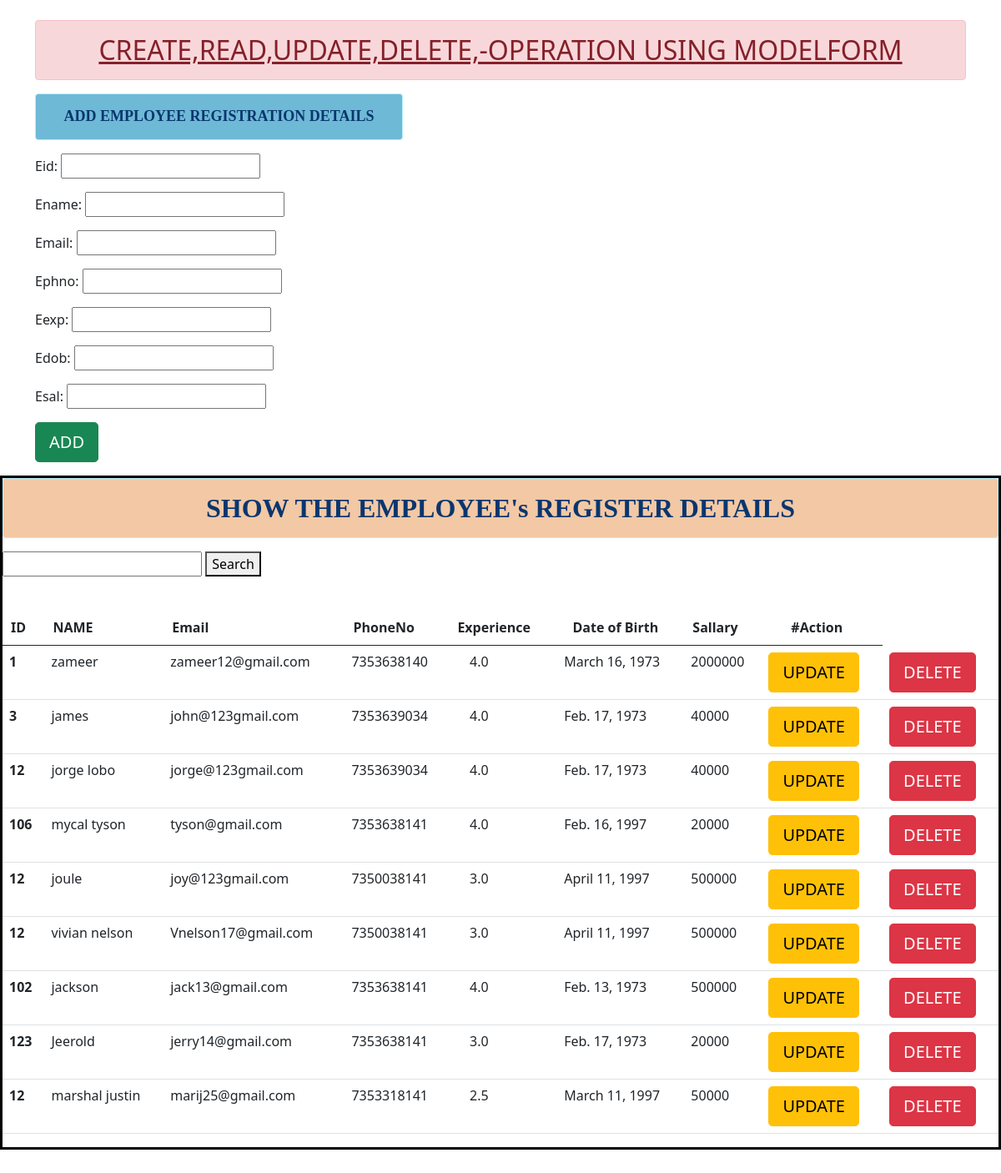
The app's page /insert/ with its own data.
### EmpApp/models.py (models this page shows, shortened)
class Employee(models.Model):
     eid=models.IntegerField()
     ename=models.CharField(max_length=30)
     email=models.EmailField(max_length=50)
     ephno=models.CharField(max_length=15)
     eexp=models.FloatField()
     edob=models.DateField()
     esal=models.IntegerField()

### EmpApp/views.py (the view)
# urls.py: url(r'^insert/', views.view1),
def view1(request):
  f=EmployeeForm()
  if request.method=="POST":
     f=EmployeeForm(request.POST)
     if f.is_valid():
       f.save(commit=True)
       return redirect("/insert")
  else:
     e=Employee.objects.all()
     return render(request,'EmpApp/Output.html',{'form':f,'emp':e})

### EmpApp/forms.py
class EmployeeForm(forms.ModelForm):
    class Meta:
        model=Employee
        fields="__all__"

### templates/EmpApp/Output.html (shortened to what this page needs)
<htmL>
{%extends 'EmpApp/base.html' %}
{% block content %}<br>
<div class="row">
<div class="col-sm-5" >
 <h4 class="text-center  alert alert-info" style="background-color: rgb(110, 185, 214);"><font size="4" color="#09366E" face="Copperplate Gothic Light"><b>ADD EMPLOYEE REGISTRATION DETAILS</b></font></h4></div>
  <form  method="POST">
        {{form.as_p}}
  <input type="submit" class="btn btn-lg btn-success" value="ADD">
  </form>
 </div>
</div>
</div>
<div class="col-sm-12 offset" style="border:black solid;size:2px;">
  <h4 class="text-center alert alert-info" style="background-color: rgb(243, 200, 165);"><center><font size="6" color="#09366E" face="Copperplate Gothic Light"><b>SHOW THE EMPLOYEE's REGISTER DETAILS</b></font></center></h4>
  <form method="POST" action="/search/">
  <input name="name">
  <button type="submit">Search</button>
  </form>
    {% if emp %}
    <table class="table table-hover "><br>
     <thead>
         <tr>
            <th scope="col" style="padding:10px;">ID</th>
            <th scope="col" style="padding:10px;">NAME</th>
            <th scope="col" style="padding:10px;">Email</th>
            <th scope="col" style="padding:10px;">PhoneNo</th>
            <th scope="col" style="padding:10px;">Experience&nbsp;</th>
            <th scope="col" style="padding:10px;">&nbsp;&nbsp;Date of Birth</th>
            <th scope="col" style="padding:10px;">Sallary</th>
            <th scope="col" style="padding:10px;">&nbsp;&nbsp;&nbsp;&nbsp;&nbsp;&nbsp;#Action</th>
        </tr>
     </thead>
  <tbody>
    {% for x in emp %}
     <tr>
       <th scope="row">{{x.eid}}</th>
        <td>{{x.ename}}</td>
        <td>{{x.email}}</td>
        <td>{{x.ephno}}</td>
        <td>&nbsp;&nbsp;&nbsp;&nbsp;{{x.eexp}}</td>
        <td>{{x.edob}}</td>
        <td>{{x.esal}}</td>
        <td>
          <a href= "/update/{{x.id}}" class="btn btn-lg btn-warning">UPDATE</a>
        </td>
        <td>
          <a href="/delete/{{x.id}}" class="btn btn-lg btn-danger">DELETE</a>
        </td>
     </tr>
    {% endfor %}
  </tbody>
  </table>
  {% endif %}
   </div>
  {% endblock %}

### templates/EmpApp/base.html (shortened to what this page needs)
<!DOCTYPE html>
{% load static %}
<html lang="en">
<head>
    <link href="https://cdn.jsdelivr.net/npm/bootstrap@5.0.2/dist/css/bootstrap.min.css" rel="stylesheet">
</head>
<body>
<div class="container mt-4">
 <div class="row">
 <div class="col-sm-20">
<h2 class="text-center alert alert-danger"><u>CREATE,READ,UPDATE,DELETE,-OPERATION USING MODELFORM</u></h2>
</div>
{% block content %}  {% endblock content %}
</div><br><br>
</body>
</html>

### records on screen
Employee: eid "1", ename "zameer", email "zameer12@gmail.com", ephno "7353638140", eexp "4.0", edob "March 16, 1973", esal "2000000"
Employee: eid "3", ename "james", email "john@123gmail.com", ephno "7353639034", eexp "4.0", edob "Feb. 17, 1973", esal "40000"
Employee: eid "12", ename "jorge lobo", email "jorge@123gmail.com", ephno "7353639034", eexp "4.0", edob "Feb. 17, 1973", esal "40000"
Employee: eid "106", ename "mycal tyson", email "tyson@gmail.com", ephno "7353638141", eexp "4.0", edob "Feb. 16, 1997", esal "20000"
Employee: eid "12", ename "joule", email "joy@123gmail.com", ephno "7350038141", eexp "3.0", edob "April 11, 1997", esal "500000"
Employee: eid "12", ename "vivian nelson", email "Vnelson17@gmail.com", ephno "7350038141", eexp "3.0", edob "April 11, 1997", esal "500000"
Employee: eid "102", ename "jackson", email "jack13@gmail.com", ephno "7353638141", eexp "4.0", edob "Feb. 13, 1973", esal "500000"
Employee: eid "123", ename "Jeerold", email "jerry14@gmail.com", ephno "7353638141", eexp "3.0", edob "Feb. 17, 1973", esal "20000"
Employee: eid "12", ename "marshal justin", email "marij25@gmail.com", ephno "7353318141", eexp "2.5", edob "March 11, 1997", esal "50000"
